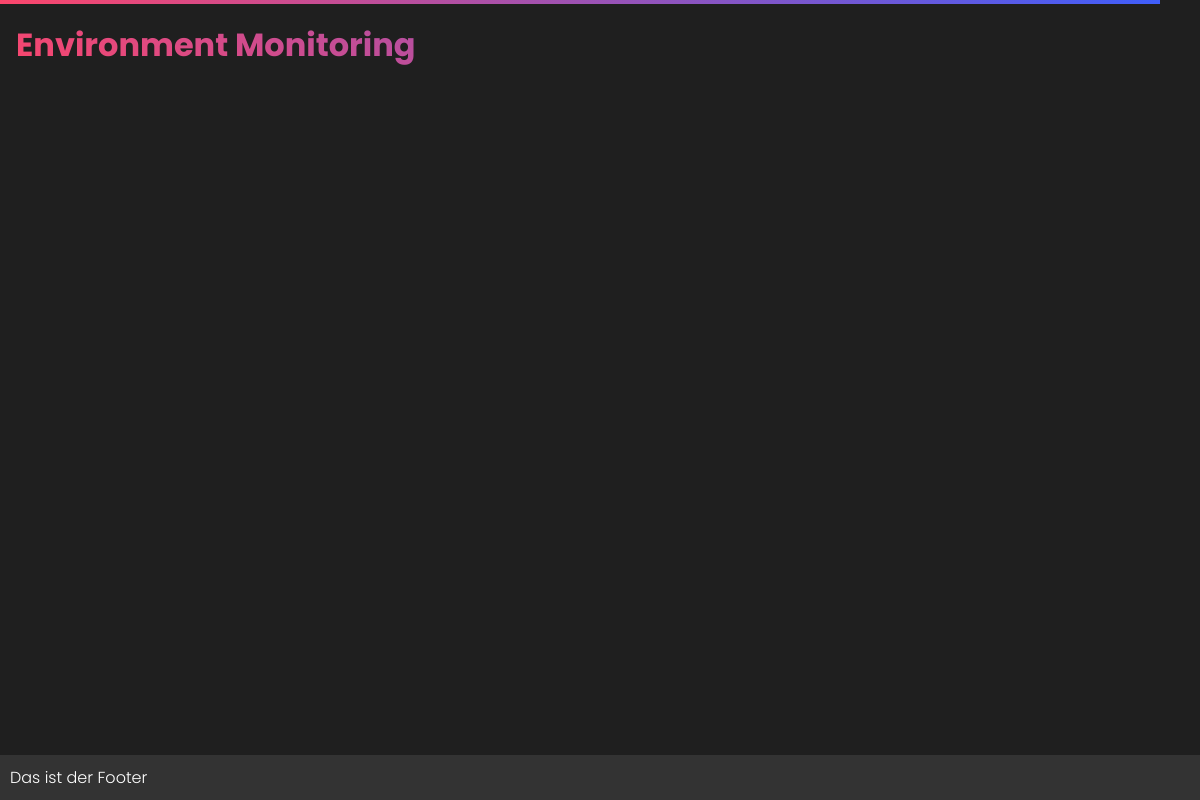
Before: / with the older database file.
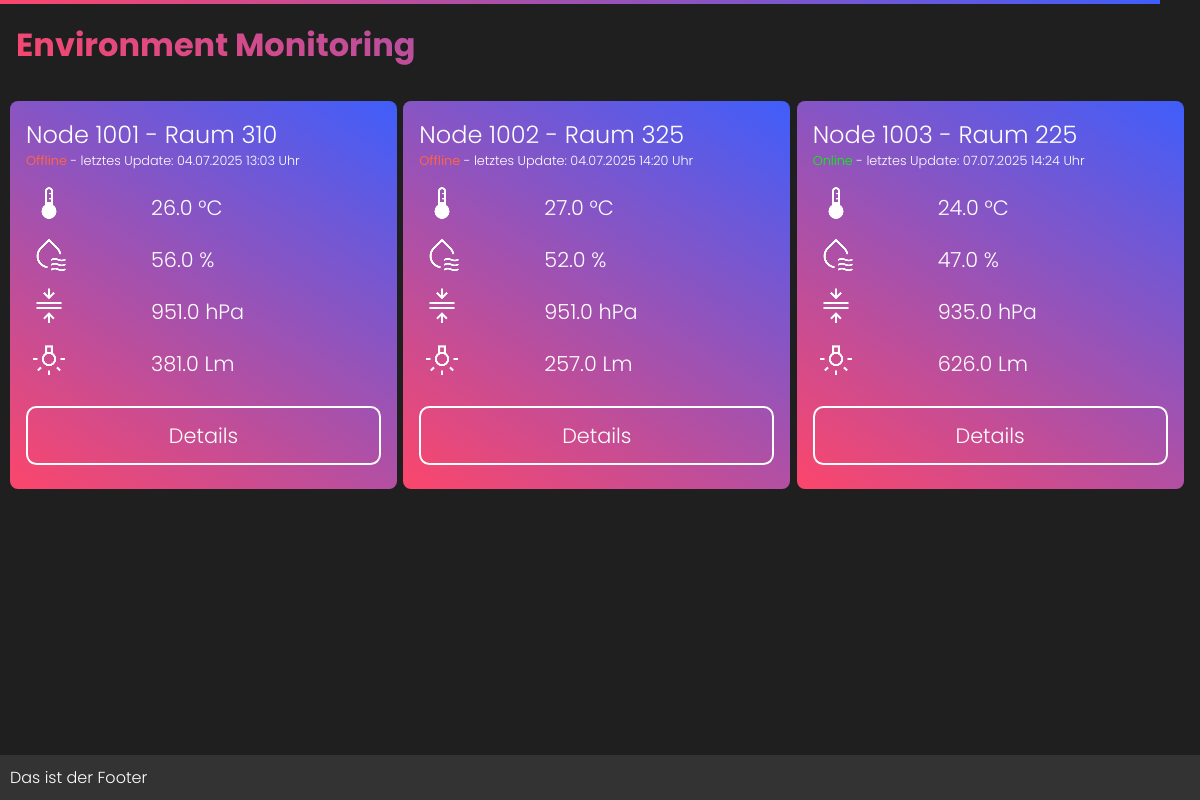
After: the same page with the newer database file.
### tables this page shows
CREATE TABLE `sensorboard` (
  `board_id` int(11) NOT NULL,
  `raum_id` int(11) NOT NULL,
  `seriennummer` varchar(100) NOT NULL,
  `mac` varchar(100) DEFAULT NULL,
  `installationsdatum` date DEFAULT NULL
);

CREATE TABLE `raum` (
  `raum_id` int(11) NOT NULL,
  `gebaeude_id` int(11) NOT NULL,
  `bezeichnung` varchar(100) DEFAULT NULL,
  `etage` varchar(20) DEFAULT NULL
);

CREATE TABLE `messung` (
  `messung_id` bigint(20) NOT NULL,
  `board_id` int(11) NOT NULL,
  `sensortyp_id` int(11) NOT NULL,
  `zeitstempel` datetime NOT NULL,
  `messwert` decimal(10,3) NOT NULL
);

CREATE TABLE `sensortyp` (
  `sensortyp_id` int(11) NOT NULL,
  `bezeichnung` varchar(100) NOT NULL,
  `einheit` varchar(50) DEFAULT NULL,
  `symbol` varchar(50) NOT NULL,
  `beschreibung` text DEFAULT NULL
);

### func/db_functions.php (called while the page is built, shortened)
<?php
function getBoardAndRoom($link) {
    $sql = 'SELECT sensorboard.board_id, sensorboard.seriennummer, raum.bezeichnung as raum
        FROM sensorboard
        INNER JOIN raum
        ON sensorboard.raum_id = raum.raum_id';
    $result = mysqli_query($link, $sql);
    $boardInformations = array();
    while($row=mysqli_fetch_array($result, MYSQLI_ASSOC)) {
        $boardInformations[] = $row;
    }
    return $boardInformations;
}
function getDataForBoard($link, $boardID) {
    $sql='SELECT
    messung.messung_id,
    messung.sensortyp_id,
    sensortyp.bezeichnung AS sensortyp,
    sensortyp.einheit AS einheit,
    sensortyp.symbol AS symbol,
    messung.zeitstempel,
    ROUND(messung.messwert,1) AS messwert
    FROM
        messung
    INNER JOIN
        sensortyp ON messung.sensortyp_id = sensortyp.sensortyp_id
    WHERE
        messung.zeitstempel = (
            SELECT MAX(zeitstempel)
            FROM messung
            WHERE board_id = '.$boardID.'
    )
    AND messung.board_id = '.$boardID.'
    ORDER BY messung.sensortyp_id;';
    $result = mysqli_query($link, $sql);
    $sensorInformations = array();
    while($row=mysqli_fetch_array($result, MYSQLI_ASSOC)) {
        $sensorInformations[] = $row;
    }
    return $sensorInformations;
}

### index.php (the view, shortened to what this page needs)
<?php
include "func/db_functions.php";
include "func/helper.php";
$link = connectDatabase();
?>
<!DOCTYPE html>
<html lang="de-CH">
<head>
    <link rel="stylesheet" href="styles/styles.css">
</head>
<body>
    <div id="wrapper">
        <header>
            <h1>Environment Monitoring</h1>
        </header>
        <main>
            <?php
            $boards = getBoardAndRoom($link);
            foreach($boards as $board) {
                $sensorInformations = getDataForBoard($link, $board['board_id']);
                if(!empty($sensorInformations)) {
                    echo "
                    <div id=\"node\">
                        <h2>Node {$board['seriennummer']} - Raum {$board['raum']}</h2>
                        <h3>".showBoardState(getFormattedDate($sensorInformations[0]['zeitstempel'])).
                            " - letztes Update: ".getFormattedDate($sensorInformations[0]['zeitstempel']).
                        " Uhr</h3>
                        <table>
                    ";
                    foreach($sensorInformations as $value) {
                        echo "
                        <tr>
                            <td><img src=\"img/{$value['symbol']}\" alt=\"{$value['sensortyp']}\"></td>
                            <td>{$value['messwert']} {$value['einheit']}</td>
                        </tr>
                        ";
                    }
                    echo "
                        </table>
                        <p>
                            <a href=\"details.php?bid={$board['board_id']}\"><button type=\"button\">Details</button></a>
                        </p>
                    </div>
                    ";
                }
            }
            ?>
        </main>
        <footer>Das ist der Footer</footer>
    </div>
</body>
</html>

### func/helper.php
<?php
function getFormattedDate($date) {
    $dateObject = new DateTime($date);
    return  $dateObject->format('d.m.Y H:i');
}
function showBoardState($lastUpdateDateTime) {
    if((int) round((strtotime($lastUpdateDateTime) - time()) / 60)<-5) {
      return '<span id="node-state-error">Offline</span>';
    }
    return '<span id="node-state-ok">Online</span>';
}

### styles/styles.css (style rules this page uses)
* { box-sizing: border-box; font-family: "Poppins", sans-serif; font-weight: 300; font-style: normal; }
html, body { margin: 0; padding: 0; background-color: rgb(31,31,31); }
main { display: flex; padding: 10px; margin-bottom: 100px; gap: 0.4em; flex-wrap: wrap; justify-content: flex-start; }
#wrapper { max-width: 1400px; margin: 0 auto; }
h1 { font-weight: bold; background: linear-gradient(212deg,rgba(63, 94, 251, 1) 0%, rgba(252, 70, 107, 1) 100%); background-clip: text; -webkit-background-clip: text; -webkit-text-fill-color: transparent; padding-left: 0.5em; }
#node { background: #3F5EFB; background: linear-gradient(212deg,rgba(63, 94, 251, 1) 0%, rgba(252, 70, 107, 1) 100%); flex-basis: calc(25% - 0.4em); padding: 1em 1em 0.5em 1em; border-radius: 0.5em; transition: all 0.2s ease-in; }
#node h2, #node h3 { margin: 0; color: rgb(255,255,255); }
#node h3 { padding: 0; font-size: 0.8em; padding-bottom: 0.8em; }
#node-state-ok { color: lime; }
#node-state-error { color: tomato; font-weight: bolder; animation: node-pulse-color 1.5s infinite; }
#node table td { color: rgb(255,255,255); font-size: 1.3em; }
#node table td:first-child { width: 120px; }
#node button { width: 100%; border: 2px; border-color: linear-gradient(212deg,rgba(63, 94, 251, 1) 0%, rgba(252, 70, 107, 1) 100%); border-style: solid; border-radius: 0.5em; padding: 12px; background: transparent; color:rgb(255,255,255); font-size: 1.3em; transition: all 0.2s ease-in; }
footer { position: fixed; width: 100%; max-width: 1400px; margin: 0 auto; padding: 10px; margin-bottom: 0; bottom: 0; color: rgb(255,255,255); background-color: rgb(51,51,51); }
@media screen and (max-width: 1250px) { #node { flex-basis: calc(33.333333333% - 0.4em); } }

Changed rows visible on the page:
now on this page (row unchanged): sensorboard: seriennummer "1001", raum.bezeichnung "310", shows "Offline", messung.zeitstempel "04.07.2025 13:03"
added messung: sensortyp.bezeichnung (picture), messwert "26.0", sensortyp.einheit "°C", shown under "1001"
added messung: sensortyp.symbol (picture), messwert "56.0", sensortyp.einheit "%", shown under "1001"
added messung: sensortyp.bezeichnung (picture), messwert "951.0", sensortyp.einheit "hPa", shown under "1001"
added messung: sensortyp.symbol (picture), messwert "381.0", sensortyp.einheit "Lm", shown under "1001"
now on this page (row unchanged): sensorboard: seriennummer "1002", raum.bezeichnung "325", shows "Offline", messung.zeitstempel "04.07.2025 14:20"
added messung: sensortyp.bezeichnung (picture), messwert "27.0", sensortyp.einheit "°C", shown under "1002"
added messung: sensortyp.symbol (picture), messwert "52.0", sensortyp.einheit "%", shown under "1002"
added messung: sensortyp.bezeichnung (picture), messwert "951.0", sensortyp.einheit "hPa", shown under "1002"
added messung: sensortyp.symbol (picture), messwert "257.0", sensortyp.einheit "Lm", shown under "1002"
added sensorboard: seriennummer "1003", raum.bezeichnung "225", zeitstempel "07.07.2025 14:24", messwert "24.0", einheit "°C", messwert "47.0", einheit "%", messwert "935.0", einheit "hPa", messwert "626.0", einheit "Lm"
